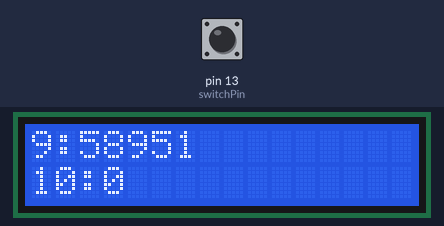
The sketch below on a simulated Arduino Uno, built with avr-gcc and run on an emulated ATmega328P. Parts: 16×2 character LCD. The inputs (shaded band) are chosen by the test bench; at power-on: pin 13 (switchPin) LOW.

Above: at 1.2 s.
1.3 s: pin 13 (switchPin) pulled HIGH for 0.2 s
At 1.69 s:
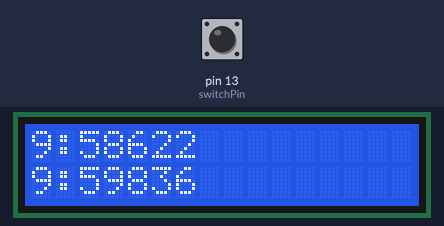
3.1 s: pin 13 (switchPin) pulled HIGH for 1 s
At 3.5 s:
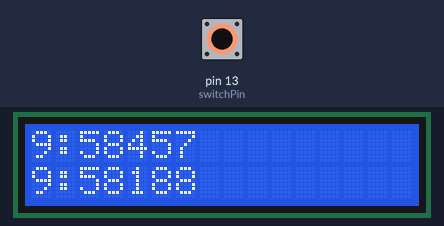
5.6 s: pin 13 (switchPin) pulled HIGH for 0.2 s
At 5.97 s:
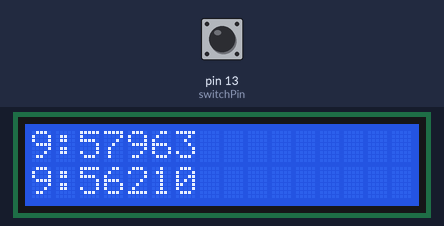
7.3 s: pin 13 (switchPin) pulled HIGH for 1 s
At 7.62 s:
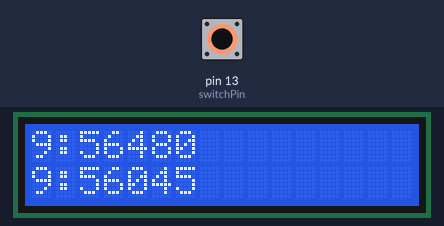
Timing chart, 0 to 10.3 s (numbered marks = the images above; inputs shaded):
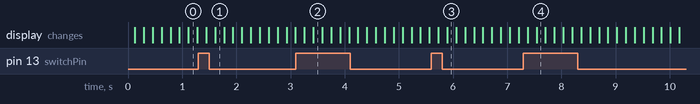

The sketch:

chessClockWorking.ino
```cpp
#include <LiquidCrystal.h>
LiquidCrystal lcd(3, 4, 5, 6, 7, 8);
unsigned long timeOne = 600000;
unsigned long timeTwo = 600000;
bool turnOne = true;
const int switchPin = 13;
unsigned long save = 0; //when the button was pressed
void setup() {
  // put your setup code here, to run once:
  pinMode(switchPin, INPUT);
  lcd.begin(16, 2);
  lcd.print(timeOne);
  lcd.setCursor(0, 1);
  lcd.print(timeTwo);

}

void loop() {
  // put your main code here, to run repeatedly:
  //save-- when the button was pressed
  if(digitalRead(switchPin) == HIGH){
    if(turnOne){
      timeOne = timeOne - millis() + save;
    } else{
      timeTwo = timeTwo - millis() + save;
    }
    turnOne = !turnOne;
    save = millis();
  }
  unsigned long time;
  if(turnOne){
    time = timeOne - millis() + save;
    lcd.begin(16, 2);
    unsigned long secs = time % 60000;
    unsigned long mins = time / 60000;
    lcd.print(mins);
    lcd.print(":");
    lcd.print(secs);
    //line two
    lcd.setCursor(0, 1);
    secs = timeTwo % 60000;
    mins = timeTwo / 60000;
    lcd.print(mins);
    lcd.print(":");
    lcd.print(secs);
  } else{
    time = timeTwo - millis() + save;
    lcd.begin(16, 2);
    unsigned long secs = timeOne % 60000;
    unsigned long mins = timeOne / 60000;
    lcd.print(mins);
    lcd.print(":");
    lcd.print(secs);
    //line two
    lcd.setCursor(0, 1);
    secs = time % 60000;
    mins = time / 60000;
    lcd.print(mins);
    lcd.print(":");
    lcd.print(secs);
  }
  delay(100);

}
```
